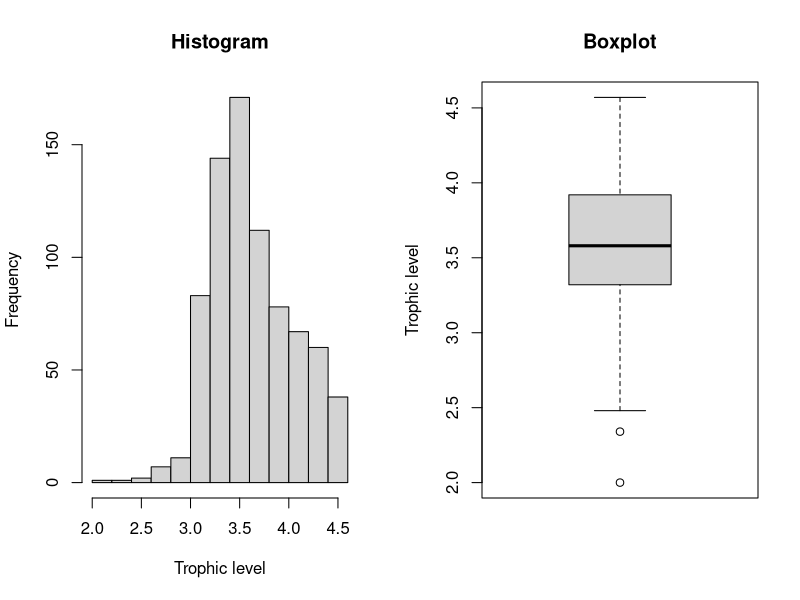
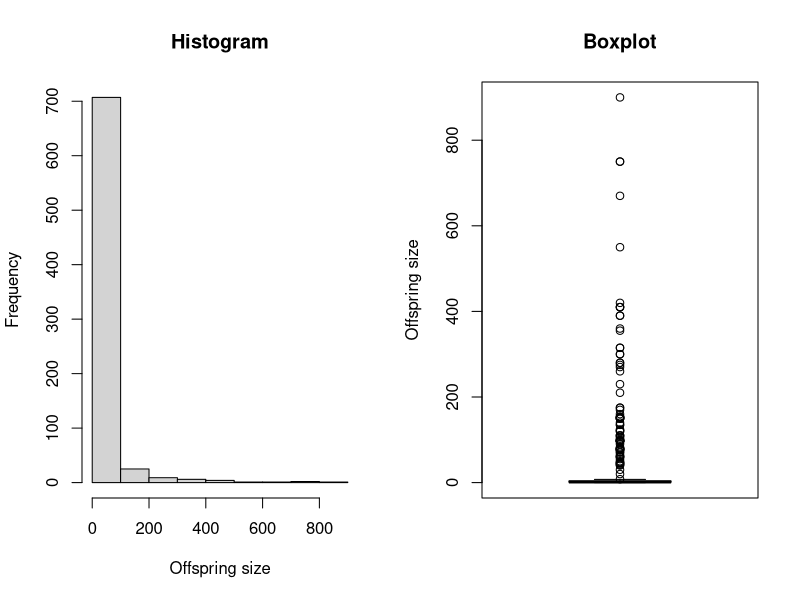
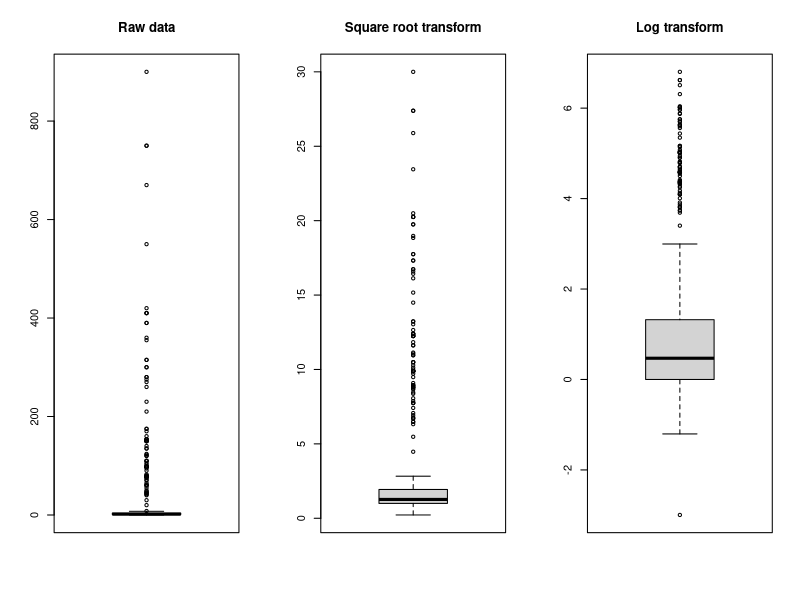
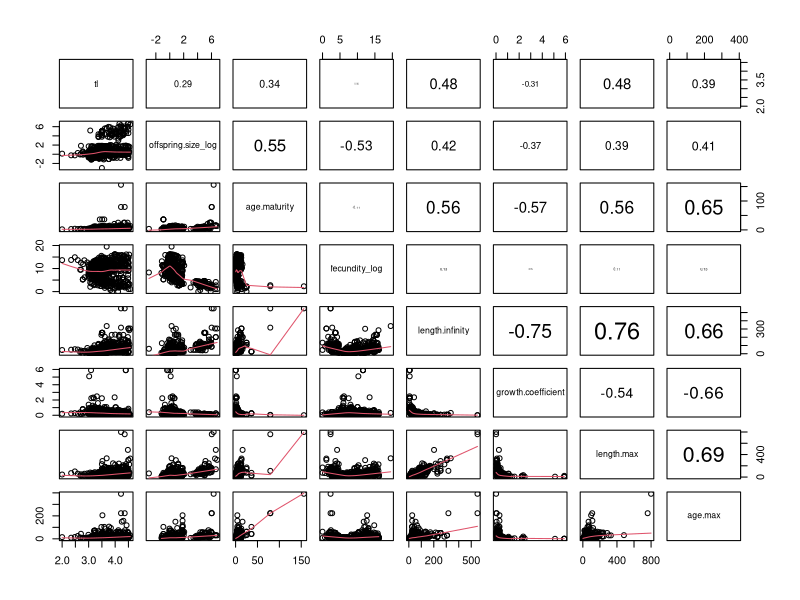
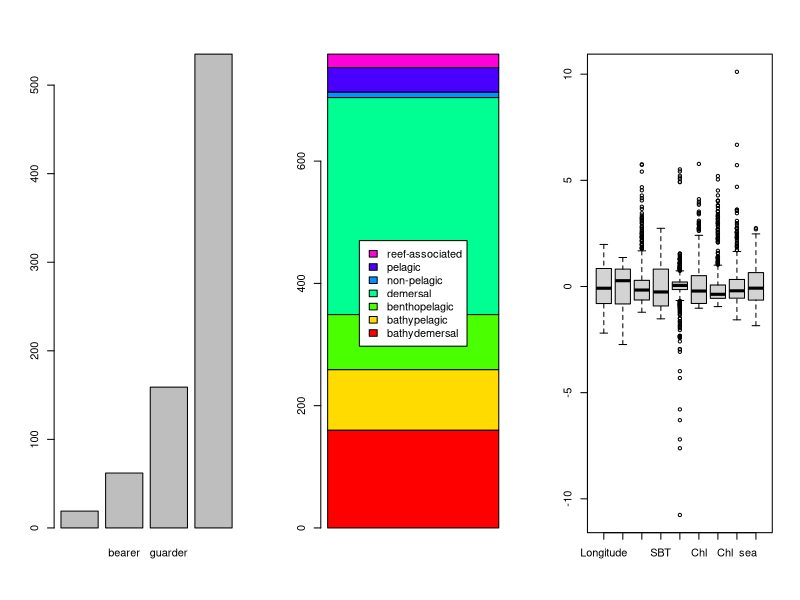
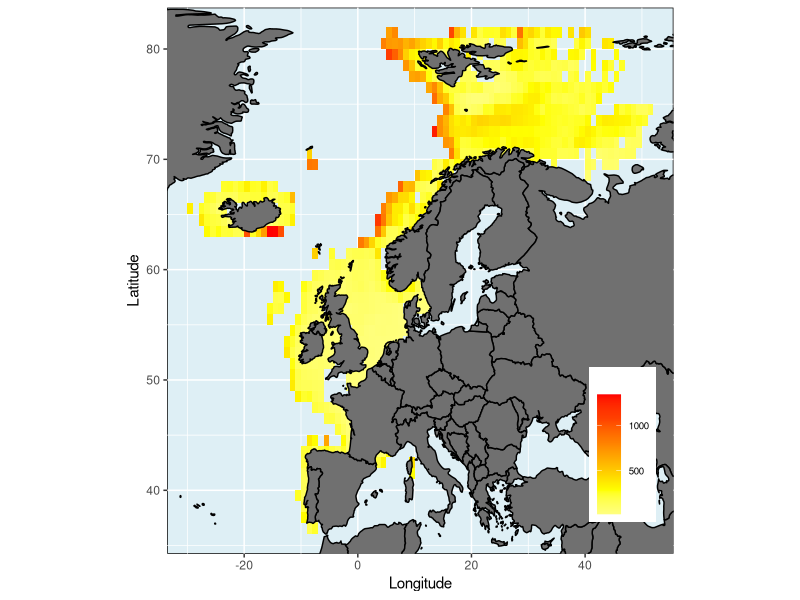
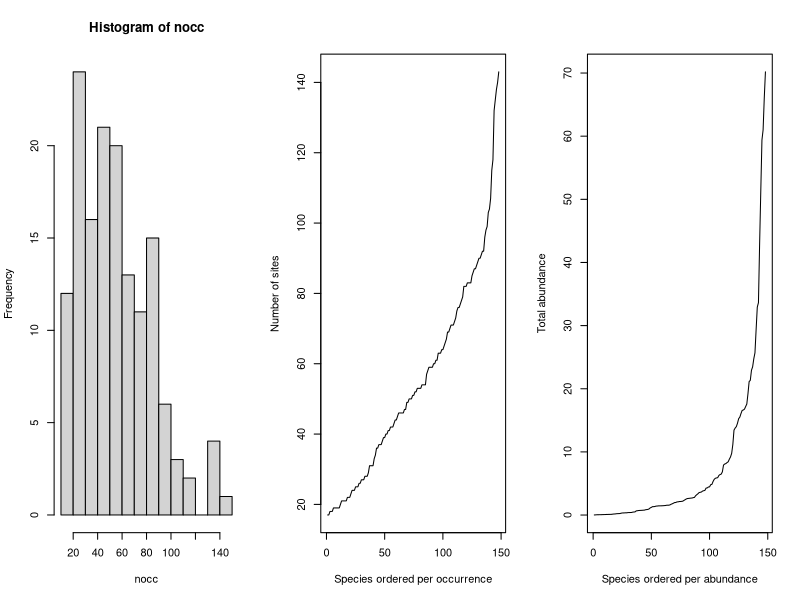
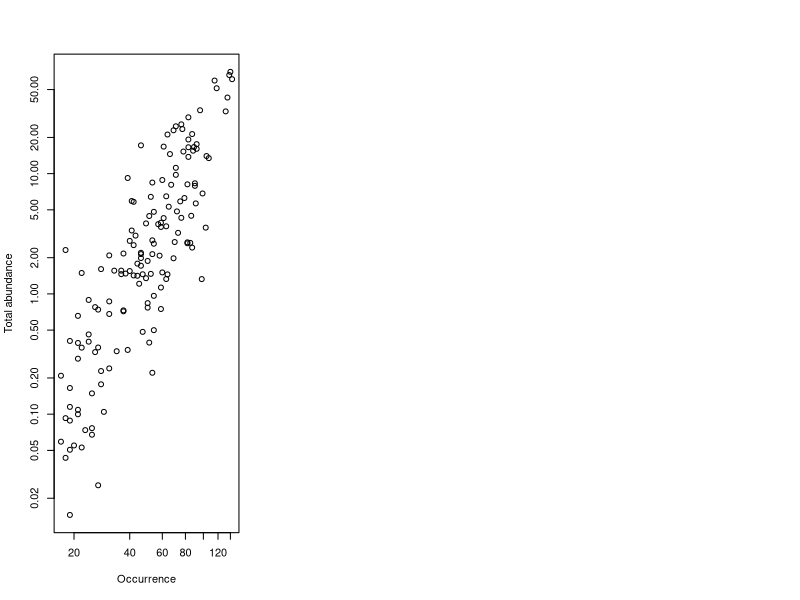

Generate these figures, in order, with R:
## ---- chunk 1
knitr::opts_chunk$set(echo = TRUE)
knitr::opts_knit$set(root.dir = '../Data')
## ---- chunk 2
trait <- read.csv("Fish_trait.csv")
dim(trait)
names(trait)
## ---- chunk 3
par(mfrow=c(1,2))
hist(trait$tl, main="Histogram", xlab="Trophic level")
boxplot(trait$tl, main="Boxplot", ylab="Trophic level")

summary(trait$tl)
## ---- chunk 4
par(mfrow=c(1,2))
hist(trait$offspring.size, main="Histogram", xlab="Offspring size")
boxplot(trait$offspring.size, main="Boxplot", ylab="Offspring size")

summary(trait$offspring.size)
## ---- chunk 5
par(mfrow=c(1,3))
boxplot(trait$offspring.size, main="Raw data")
boxplot(sqrt(trait$offspring.size),  main="Square root transform")
boxplot(log(trait$offspring.size),  main="Log transform")
## ---- chunk 6
trait$offspring.size_log <- log(trait$offspring.size)
## ---- chunk 7
trait$fecundity_log <- log(trait$fecundity)
## ---- chunk 8
panel.cor.m <- function(x, y, digits=2)
{
  usrold <- par()$usr; on.exit(par("usr"=usrold))
  par("usr" = c(0, 1, 0, 1))
  r <- cor(x, y,method = "spearman", use = "complete.obs")
  r2 <- abs(cor(x, y,method = "spearman", use = "complete.obs"))
  txt <- format(c(r, 0.123456789), digits=digits)[1]
  cex <- 0.8/strwidth(txt)
  text(0.5, 0.5, txt, cex = cex * r2)

}
## ---- chunk 9
continuous <- c("tl","offspring.size_log","age.maturity","fecundity_log",
                "length.infinity","growth.coefficient", "length.max","age.max")
pairs(trait[,continuous], lower.panel=panel.smooth, 
      upper.panel=panel.cor.m)

## ---- chunk 10
table(trait$spawning.type, useNA="ifany")
barplot(table(trait$spawning.type, useNA="ifany"))
## ---- chunk 11
nhabitat <- table(trait$habitat, useNA="ifany")
nhabitat
barplot(matrix(nhabitat, ncol=1), 
        col=rainbow(length(nhabitat)),
        legend.text=names(nhabitat),
        args.legend = list("x"="center"))
## ---- chunk 12
row.names(trait) <- trait$taxon

#set which traits to keep
keepTraits <- c("tl", "growth.coefficient" , "length.max",
                "age.max", "age.maturity", "fecundity_log", "offspring.size_log")

trait <- trait[,keepTraits]

dim(trait)
## ---- chunk 13
env <- read.csv("Fish_Environment.csv")
dim(env)
names(env)
## ---- chunk 14
boxplot(scale(env))
## ---- chunk 15
library(ggplot2)
mapggplot<-function(x, y, Var, colpal, main="", 
                    xlab="Longitude", ylab="Latitude",
                    legx=0.9, legy=0.2){
  df <- data.frame(x,y,Var)
  ggplot() +
    geom_tile(data=df,aes(x=x,y=y,fill=Var)) + # 
    scale_fill_gradientn(name = main, colours=colpal, na.value = 'white')+#,limits=c(0,25100)) +
    borders(fill="gray44",colour="black") +
    coord_quickmap(xlim=c(range(x)),ylim=c(range(y)))+
    labs(x =xlab,y= ylab)+
    theme(legend.position = c(legx,legy))+
    theme(legend.title = element_text(size = 8),legend.text = element_text(size = 7))+
    guides(shape = guide_legend(override.aes = list(size = 0.2)))+
    theme(panel.background = element_rect(fill=alpha('light blue', 0.4), colour = 'black'))
}
## ---- chunk 16
#Choice of sequential color scale
colpal <- rev(heat.colors(6))
# or from RColorBrewer package
# colpal <- rev(RColorBrewer::brewer.pal(6,"OrRd")) 

mapggplot(env$Longitude, env$Latitude, env$Depth, colpal)
## ---- chunk 17
abu <- read.csv("Fish_Abundance.csv",
                check.names = FALSE)
dim(abu)
## ---- chunk 18
nocc <- apply(abu>0,2,sum)
hist(nocc)

plot(sort(nocc), type="l", 
     xlab="Species ordered per occurrence",
     ylab="Number of sites")
## ---- chunk 19
totabu <- apply(abu,2,sum)
plot(sort(totabu), type="l",
     xlab="Species ordered per abundance",
     ylab="Total abundance")
## ---- chunk 20
plot(nocc,totabu, log="xy",
     xlab="Occurrence", 
     ylab="Total abundance")
## ---- chunk 21
threshold <- nrow(abu)*0.1
#number of species kept
sum(nocc>threshold)
#percentage of abundance conserved
sum(abu[,nocc>threshold])/sum(abu)*100

#Select only species with occurrence in at least 10% of grid cells
abu <- abu[,nocc>threshold]
## ---- chunk 22
# match the taxa names
mtaxa <- match(colnames(abu), row.names(trait))

#check if there all species are matched: must be TRUE
all(!is.na(mtaxa))

trait <- trait[mtaxa,]

#check if column of abu match the rows of trait: must be TRUE
all(colnames(abu)==row.names(trait))
## ---- chunk 23
#check if rows of abu and env match: must be TRUE
all(row.names(abu)==row.names(env))
## ---- chunk 24
# save coordinates in a separate object
coo <- cbind(env$Longitude, env$Latitude)

# and remove in 'env'
env <- env[,-which(names(env)%in%c("Longitude", "Latitude"))]
dim(env)
## ---- chunk 25
apply(is.na(env),2,sum)

apply(is.na(trait),2,sum)
## ---- chunk 26
save(abu, trait, env, coo, 
     mapggplot,
     file="FishTraitEnv_example.Rdata")
